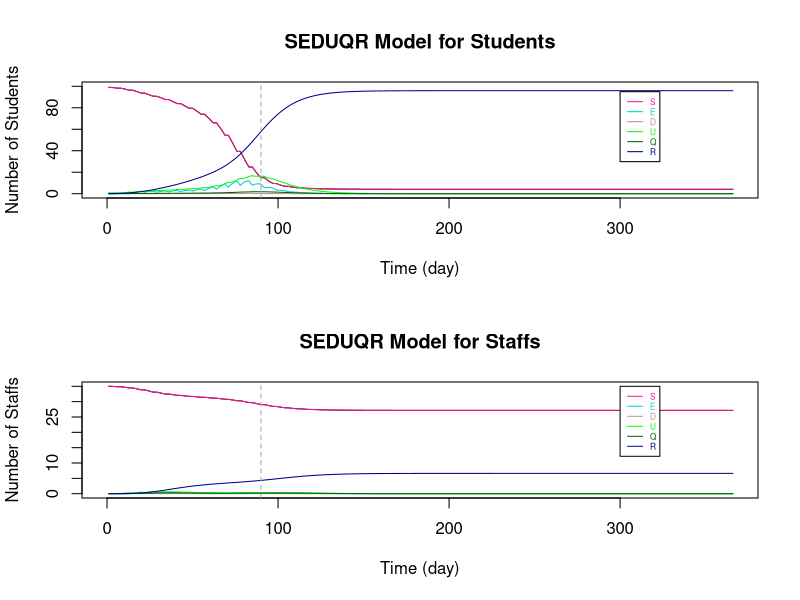

The R script that drew this image:
# Variation in Between Bubbles Contact Number = 1
# (da8)
###################################################################################################################

# Parameters
Ta = matrix(c(0.64,1), nrow = 2) # transmissibility of student and staff
Ca = matrix(c(0.79,1), nrow = 1)  # susceptibility of student and staff
tau = c(0.54, 0.54/2)  # individual transmission rate within and outside the bubble
# set p: the transmission rate: 
p1 = Ta %*% Ca
# p = (student-student same bubble, student-student different, staff-student, student-staff, staff-staff both teaching same or different bubbles)
p = c(p1[1,1]*tau[1], p1[1,1]*tau[2], p1[2,1]*tau[2], p1[1,2]*tau[2], p1[2,2]*tau[2]) #RHO

a = 0.2  # ALPHA: rate from latent to infection
d = c(0.1,0.3) # d:probability of an infection is detectable/symptomatic for student and staff
e = 0.138 # EPSILON: the relative transmission for undetectable compared to detectable
o = 0.75  # THETA: rate of getting quanrantined 
y = 0.1 # GAMMA:recovery rate (differ by age and compartments)

r.values = c(9,3,10,3,3)  # r:contact r people (should be changing with time), in the same order as p (RHO)

T = 366
N = 10 # student number in each bubble


###################################################################################################################

# Define dataframe - students bubbles 1-10 and total staff
# Define array 
B <- matrix(rep(0), T, 7)
A <- array(rep(B), dim = c(T, 7, 11))

A[,1,] <- 10 #  S
A[,7,] <- 10 #  N
A[,1,11] <- 30  # 30 staffs are S initially
A[,7,11] <- 55 #  55 staffs in total (20 of them work from home)
A[1,,1] <- c(9,1,0,0,0,0,10)   # initials

dimnames(A) <- list(1:T, c("S","E","D","U","Q","R","N"), c(sprintf("B%d", 1:10),"Staff"))  # name the array

head(A)
da8 <- as.data.frame(A)

###################################################################################################################

# Set initials
S <- matrix(rep(0), T+1, 10)
E <- matrix(rep(0), T+1, 10)
D <- matrix(rep(0), T+1, 10)
U <- matrix(rep(0), T+1, 10)
Q <- matrix(rep(0), T+1, 10)
R <- matrix(rep(0), T+1, 10)
r <- matrix(rep(0), T+1, 10)

S.Staff=S1=S2=S3=S4=S5=S6=S
E.Staff=E1=E2=E3=E4=E5=E6=E
D.Staff=D1=D2=D3=D4=D5=D6=D
U.Staff=U1=U2=U3=U4=U5=U6=U
Q.Staff=Q1=Q2=Q3=Q4=Q5=Q6=Q
R.Staff=R1=R2=R3=R4=R5=R6=R
r1=r2=r3=r4=r5=r

S5.diff=S2.diff=S
E5.diff=E2.diff=E
D5.diff=D2.diff=D
U5.diff=U2.diff=U
R5.diff=R2.diff=R
r5.diff=r2.diff=r

S.Staff.change = S.Staff

# Staff replacement
Staff.School = S.Staff  
Staff.rp = S.Staff  

# Tutorial Group
S.Std_Std = S
S.Std1=S.Std2=S
S.Stf=E.Stf=D.Stf=U.Stf=Q.Stf=R.Stf=S


###################################################################################################################
# The Symbols for the Dynamic system 

# STUDENTS
# S, E, D, U, Q, R : (without subscript of numbers) TOTAL number of students in each compartment (for an individual bubble)

# S1, E1, D1, U1, Q1, R1: TOTAL number of students in each compartments with ONLY the intractions WITHIN bubbles (for an individual bubble)

# S2.diff, E2.diff, D2.diff, U2.diff, R2.diff : TOTAL number of students that are not in the specified bubble (for an individual bubble)

# S2, E2, D2, U2, Q2, R2: CHANGE of number of students in each compartments by BETWEEN-BUBBLES interactions (for an individual bubble)

# S3, E3, D3, U3, Q3, R3 : CHANGE of number of students in each compartments by their teaching staffs (for an individual bubble)

# STAFFS
# S.Staff, E.Staff, D.Staff, U.Staff, Q.Staff, R.Staff : (without subscript of numbers) TOTAL number of STAFF in each compartment (for those teaching an individual bubble)

# S4, E4, D4, U4, Q4, R4: CHANGE of number of staffs in each compartments by the students they teach (for those teaching an individual bubble)

# S5.diff, E5.diff, D5.diff, U5.diff, R5.diff : TOTAL number of staffs that are not teaching the specified bubble (for those teaching an individual bubble)

# S5, E5, D5, U5, Q5, R5 : CHANGE of number of staffs in each compartments by staffs teaching other bubbles (for those teaching an individual bubble)

# S6, E6, D6, U6, Q6, R6 : CHANGE of number of staffs in each compartments by the staffs teaching the same bubble (for those teaching an individual bubble)

# r are the number of sesceptible contacts that an infection case would contact (vary with situations)

# Staff.School : the number of staff at school of teaching each bubble

# Staff.rp : the number of staff that can come to teach the bubble that were working from home

# TUTOR GROUP

# S.Std_Std : CHANGE of number of student in tutor group by infections within tutor group

# S.Std1 : CHANGE of number of student in bubble j by infections within tutor group

# S.Std2 : CHANGE of number of student in bubble j by infections from the tutor

# S.Stf, E.Stf, D.Stf, U.Stf, Q.Stf, R.Stf : Total number of tutors being infected in tutor group j

###################################################################################################################

# i : time step start from 1 
# j : bubble number 1 to 10

for (i in 1:T){
  for (j in 1:10){  
    
    ###### For STUDENTS
    
    # initals
    S[1,j] =  da8[1,paste("S.B", j, sep = "")]
    E[1,j] =  da8[1,paste("E.B", j, sep = "")]
    D[1,j] =  da8[1,paste("D.B", j, sep = "")]
    U[1,j] =  da8[1,paste("U.B", j, sep = "")]
    Q[1,j] =  da8[1,paste("Q.B", j, sep = "")]
    R[1,j] =  da8[1,paste("R.B", j, sep = "")]
    
    # STUDENT to STUDENT in the SAME BUBBLE
    S1[1,j] =  da8[1,paste("S.B", j, sep = "")]
    E1[1,j] =  da8[1,paste("E.B", j, sep = "")]
    D1[1,j] =  da8[1,paste("D.B", j, sep = "")]
    U1[1,j] =  da8[1,paste("U.B", j, sep = "")]
    Q1[1,j] =  da8[1,paste("Q.B", j, sep = "")]
    R1[1,j] =  da8[1,paste("R.B", j, sep = "")]
    r1[1,j] =  S[1,j]  # number of contact depends on how many S in the bubble
    
    # This formula comes from the dynamic equations (in powerpoint slide 4)
    S1[i+1,j] = S[i,j] - r1[i,j]*p[1]*(D[i,j]+e*U[i,j])
    E1[i+1,j] = E[i,j] + r1[i,j]*p[1]*(D[i,j]+e*U[i,j]) - a*E[i,j]
    D1[i+1,j] = D[i,j] + a*d[1]*E[i,j] - o*D[i,j]
    U1[i+1,j] = U[i,j] + a*(1-d[1])*E[i,j] - y*U[i,j]
    Q1[i+1,j] = Q[i,j] + o*D[i,j] - y*Q[i,j]
    R1[i+1,j] = R[i,j] + y*(Q[i,j]+U[i,j])
    r1[i+1,j] = S[i,j] 
    
    
    # STUDENT to STUDENT in DIFFERENT BUBBLES #
    # number of contact for each individual in bubble j to students in other bubbles
    r2.diff[1,j] =  1  # each student in j contact 1 students in other bubbles
    r2.diff[i+1,j] = r2.diff[i,j]    
    # the total number of contacts of the students in bubble j
    m = round(r2.diff[i,j]*(S[i,j]))  # only Susceptible individuals in j might be infected by students in other bubbles
    
    # inital values of total number of students at school not in bubble j
    # (only S,E,D,U are at school, currently not considered recovery come back to school yet)
    S2.diff[1,j] = 90
    E2.diff[1,j] = 0
    D2.diff[1,j] = 0
    U2.diff[1,j] = 0
    R2.diff[1,j] = 0
    
    # Subset for S,E,D,U compartments of all bubbles 
    all.S = (c(1:ncol(da8)) %% 7) == 1
    all.E = (c(1:ncol(da8)) %% 7) == 2
    all.D = (c(1:ncol(da8)) %% 7) == 3
    all.U = (c(1:ncol(da8)) %% 7) == 4
    all.R = (c(1:ncol(da8)) %% 7) == 6
    
    #total number of students at school not in bubble j (and not staff: the reason of removing the last column)
    # The number of S, E, D, U at time i, different to bubble j
    S2.diff[i,j] = round(sum((da8[i,(all.S)][,-j])[,c(1:ncol(da8[i,(all.S)][,-j])-1)]))
    E2.diff[i,j] = round(sum((da8[i,(all.E)][,-j])[,c(1:ncol(da8[i,(all.E)][,-j])-1)]))
    D2.diff[i,j] = round(sum((da8[i,(all.D)][,-j])[,c(1:ncol(da8[i,(all.D)][,-j])-1)]))
    U2.diff[i,j] = round(sum((da8[i,(all.U)][,-j])[,c(1:ncol(da8[i,(all.U)][,-j])-1)]))
    R2.diff[i,j] = round(sum((da8[i,(all.R)][,-j])[,c(1:ncol(da8[i,(all.R)][,-j])-1)]))
    
    # make a list of S, E, D, U not in bubble j (the times of repeat is the number of students in each compartment)
    list = c(rep("S", S2.diff[i,j]), rep("E", E2.diff[i,j]), rep("D", D2.diff[i,j]), rep("U", U2.diff[i,j]), rep("R", R2.diff[i,j]))
    
    #count the number of S,E,D,U that students in j contacted to
    # " sample(list, m, replace = TRUE) ": Randomly select m from list
    set.seed(123)
    countS = sum((sample(list, m, replace = TRUE))=="S") # for students in bubble j: the number of contact outside bubble j are S
    countE = sum((sample(list, m, replace = TRUE))=="E") # for students in bubble j: the number of contact outside bubble j are E
    countD = sum((sample(list, m, replace = TRUE))=="D") # for students in bubble j: the number of contact outside bubble j are D
    countU = sum((sample(list, m, replace = TRUE))=="U") # for students in bubble j: the number of contact outside bubble j are U
    countR = sum((sample(list, m, replace = TRUE))=="R") # for students in bubble j: the number of contact outside bubble j are R
    
    
    # The number of change in S and E compartments by interactions from other bubbles to bubbles j (only the partial effect)
    # initial (no intractions between bubbles at time 1)
    S2[1,j] = 0
    E2[1,j] = 0
    
    # The change in S and E for bubble j only depends on the number of:
    # 1. (   susceptible students in bubble j: r1[i,j] = S[i,j]   ) and 
    # 2. (   number of detectable/symtomatic and undetectable/asymtomatic that are contacted in other bubbles: countD+e*countU   
    #                                                        -- e is because the effectiveness on D and U in infection rate are different)
    S2[i+1,j] = -p[2]*(countD+e*countU)  # Only the change because of other bubbles
    E2[i+1,j] = p[2]*(countD+e*countU)  # Only the change because of other bubbles, so those Es goes into D/U compartments are included in E1
    
    
    # STAFF to STUDENTs they teach 
    # initial - there is no change of S and E initially
    S3[1,j] = 0
    E3[1,j] = 0
    r3[1,j] = r.values[3]
    
    # The change in S and E for bubble j depends on the number of D and U of staffs
    S3[i+1,j] = - r1[i,j]*p[3]*(D.Staff[i,j]+e*U.Staff[i,j])
    E3[i+1,j] = r1[i,j]*p[3]*(D.Staff[i,j]+e*U.Staff[i,j])   
    r3[i+1,j] =  S[i,j]
    
    
    
    ### TUTOR GROUP
    
    # STUDENTs TO STUDENTs in the same tutorial group
    
    # A tutor group contains 2 bubbles of students and a staff that is not teaching the bubbles
    # With the tutor meeting of 15mins and a typical school day of 6 hours, the time length of contact is 1/24 of that in a bubble
    # initial (S.Std_Std is the change of S in tutor group j with students in both bubble j and 11-j)
    S.Std_Std[1,] = c(rep(0,10))  # S.Std_Std : total change of students in tutor group
    S.Std1[1,] = c(rep(0,10))
    
    
    # The change of S for tutor group j with students in both bubble j and 11-j
    if (j <= 5){ # 5 tutor groups in total
      S.Std_Std[i+1,j] = - (S[i,j]+S[i,11-j])*p[1]*((D[i,j]+e*U[i,j])+(D[i,11-j]+e*U[i,11-j]))*1/24
      
      # As the change is less than 0.5, separate the new cases of infections according to the percentage of S in each bubble
      if (S[i,j]+S[i,11-j] > 0){
        S.Std1[i+1,j] = S.Std_Std[i+1,j]*S[i,j]/(S[i,j]+S[i,11-j])  # S.Std1 : total change of students in  bubble j by having tutor group
        S.Std1[i+1,11-j] = S.Std_Std[i+1,j]*S[i,11-j]/(S[i,j]+S[i,11-j])
      }
      
      else{
        S.Std1[i+1,j] = 0
        S.Std1[i+1,11-j] = 0
      }
    }
    
    else{ # avoid to count the infections twice
    }
    
    
    # STAFF TO STUDENTs in the same tutorial group
    
    # There is only 1 staff for each tutor group
    # S.Std2 : the change of studnets in bubble j by infections from the tutor
    # initial - there is no change of S and E initially
    S.Std2[1,] = c(rep(0,10)) 
    
    # The change of S for tutor group j with students in both bubble j and 11-j
    if (j <= 5){ # 5 tutor groups in total
      if (S[i,j]+S[i,11-j] > 0){
        S.Std2[i+1,j] = - ((S[i,j]+S[i,11-j])*p[3]*(D.Stf[i,j]+e*U.Stf[i,j])*1/24)*(S[i,j]/(S[i,j]+S[i,11-j]))
        S.Std2[i+1,11-j] = - ((S[i,j]+S[i,11-j])*p[3]*(D.Stf[i,j]+e*U.Stf[i,j])*1/24)*(S[i,11-j]/(S[i,j]+S[i,11-j]))
      }
      
      else{
        S.Std2[i+1,j] = 0
        S.Std2[i+1,11-j] = 0
      }
    }
    
    else{ # avoid to count the infections twice
    }
    
    
    
    # TOTAL on STUDNETS 
    if (S1[i+1,j] + S2[i+1,j] + S3[i+1,j] + S.Std1[i+1,j] + S.Std2[i+1,j] >= 0){   # The total number of S has to be >= 0
      S[i+1,j] = S1[i+1,j] + S2[i+1,j] + S3[i+1,j] + S.Std1[i+1,j] + S.Std2[i+1,j]
      E[i+1,j] = E1[i+1,j] + E2[i+1,j] + E3[i+1,j] - S.Std1[i+1,j] - S.Std2[i+1,j]
    }
    else {  # If not, S = 0, 
      #         E = previous (time step) amout of E - the same amount of students reduced in S compartment - those move to the next compartments
      S[i+1,j] = 0
      E[i+1,j] = E[i,j] - (S[i+1,j]-S[i,j]) - a*E[i,j]
    }
    
    D[i+1,j] = D1[i+1,j]
    U[i+1,j] = U1[i+1,j]
    Q[i+1,j] = Q1[i+1,j]
    R[i+1,j] = R1[i+1,j]
    
    
    ###### For STAFF
    
    # Assume there are 55 staffs in total, initially 30 of them teach students. 
    # The overall effect on STAFF (stdent -> staff  &   staff -> staff in same / different bubble)
    
    # initials
    S.Staff[1,] =  3
    E.Staff[1,] =  0
    D.Staff[1,] =  0
    U.Staff[1,] =  0
    Q.Staff[1,] =  0
    R.Staff[1,] =  0
    
    # STUDENT to STAFF
    # initials
    S4[1,j] = 0
    r4[1,j] = r.values[4]  
    
    # Only S and E compartments will change directly by the infection cause by studnets (E3 = -S3)
    S4[i+1,j] = - r4[i]*p[4]*(D[i,j]+e*U[i,j])
    r4[i+1,j] = S.Staff[i,j]
    
    
    # STAFF to STAFF (teach same bubble)
    # initials
    S6[1,j] = 0
    
    # Only S and E compartments will change directly by the infection cause by staffs teach same bubble (E6 = -S6)
    S6[i+1,j] = - r4[i]*p[5]*(D.Staff[i,j]+e*U.Staff[i,j])
    
    
    # STAFF to STAFF (teach different bubbles)
    # number of contact for each individual staff teach bubble j to the staffs teach other bubbles
    r5.diff[1,j] =  1  # each staff teach j contact 1 staffs teach other bubbles
    r5.diff[i+1,j] = r5.diff[i,j]    
    # the total number of contacts of the students in bubble j
    m.Staff = round(r5.diff[i,j]*(S.Staff[i,j]))  # only Susceptible staffs in j might be infected 
    
    # inital values of total number of staff at school not teach bubble j
    # (only S,E,D,U are at school, currently not considered recovery come back to school yet)
    S5.diff[1,] = 27
    E5.diff[1,] = 0
    D5.diff[1,] = 0
    U5.diff[1,] = 0
    R5.diff[1,] = 0
    
    # The number of S, E, D, U at time i, not teaching to bubble j
    S5.diff[i,j] = round(sum(S.Staff[i,])-S.Staff[i,j])
    E5.diff[i,j] = round(sum(E.Staff[i,])-E.Staff[i,j])
    D5.diff[i,j] = round(sum(D.Staff[i,])-D.Staff[i,j])
    U5.diff[i,j] = round(sum(U.Staff[i,])-U.Staff[i,j])
    R5.diff[i,j] = round(sum(R.Staff[i,])-R.Staff[i,j])
    
    # make a list of S, E, D, U not teach bubble j (the times of repeat is the number of staff in each compartment)
    list.Staff = c(rep("S", S5.diff[i,j]), rep("E", E5.diff[i,j]), rep("D", D5.diff[i,j]), rep("U", U5.diff[i,j]), rep("R", R5.diff[i,j]))
    
    #count the number of S,E,D,U that staffs teaching bubble j contacted to
    # " sample(list.Staff, m.Staff, replace = TRUE) ": Randomly select m.Staff from list
    set.seed(123)
    count.StaffS = sum((sample(list.Staff, m.Staff, replace = TRUE))=="S") # for students in bubble j: the number of contact outside bubble j are S
    count.StaffE = sum((sample(list.Staff, m.Staff, replace = TRUE))=="E") # for students in bubble j: the number of contact outside bubble j are E
    count.StaffD = sum((sample(list.Staff, m.Staff, replace = TRUE))=="D") # for students in bubble j: the number of contact outside bubble j are D
    count.StaffU = sum((sample(list.Staff, m.Staff, replace = TRUE))=="U") # for students in bubble j: the number of contact outside bubble j are U
    count.StaffR = sum((sample(list.Staff, m.Staff, replace = TRUE))=="R") # for students in bubble j: the number of contact outside bubble j are R
    
    # The number of change in S and E compartments by staffs teach j and other staffs contacts
    # initial (no transmission at time 1)
    S5[1,j] = 0
    
    # The change in S and E for staffs teach bubble j only depends on the number of:
    # 1. (   susceptible staffs teach bubble j: r5[i,j] = S.Staff[i,j]   ) and 
    # 2. (   number of detectable/symtomatic and undetectable/asymtomatic staffs teach other bubbles: count.StaffD+e*count.StaffU
    #                                                        -- e is because the effectiveness on D and U in infection rate are different)
    S5[i+1,j] = - p[5]*(count.StaffD+e*count.StaffU)  # Only the change because of staff teach other bubbles
    # E5 = -S5
    
    
    # TUTOR GROUP
    
    # The STUDENTS in the tutor group to STAFF
    # Assume for tutor group 1-5, the tutor is not teaching any bubbles
    # There is no staff to replace tutor if he is infected, but he will work again when he has recovered
    # initial - there is no change of S and E initially
    S.Stf[1,] = c(rep(1,5), rep(0,5)) 
    E.Stf[1,] = D.Stf[1,] = U.Stf[1,] = Q.Stf[1,] = R.Stf[1,] = rep(0,10)
    
    
    # The total number of S for staff in tutor group j 
    if (j <= 5){ # 5 tutor groups in total
      if (S.Stf[i,j] > 0){
        S.Stf[i+1,j] = S.Stf[i,j] - S.Stf[i,j]*p[4]*((D[i,j]+e*U[i,j])+(D[i,11-j]+e*U[i,11-j]))*1/24
      }
      
      else{
        S.Stf[i+1,j] = 0
      }
    }
    
    else{ # avoid to count the infections twice
      S.Stf[i+1,j] = 0
    }
    
    E.Stf[i+1,j] = E.Stf[i,j] + (S.Stf[i+1,j] - S.Stf[i,j]) - a*E.Stf[i,j]
    D.Stf[i+1,j] = D.Stf[i,j] + a*d[1]*E.Stf[i,j] - o*D.Stf[i,j]
    U.Stf[i+1,j] = U.Stf[i,j] + a*(1-d[1])*E.Stf[i,j] - y*U.Stf[i,j]
    Q.Stf[i+1,j] = Q.Stf[i,j] + o*D.Stf[i,j] - y*Q.Stf[i,j]
    R.Stf[i+1,j] = R.Stf[i,j] + y*(Q.Stf[i,j]+U.Stf[i,j])
    
    
    # TOTAL on STAFF
    # the total change of staff
    
    S.Staff.change[1,j] = 0
    S.Staff.change[i+1,j] = -(S4[i+1,j] + S5[i+1,j] + S6[i+1,j])    
    
    # With larger number in each group, remove the overlapping cases of new infection by:
    # (There might be chance an individual staff is infected by both students he teach and other staff he contact with)
    # Here, use randomly choosing to reduce the overlapping change effect
    # # # count.StaffS_overlap = - round(S3[i+1,j] + S5[i+1,j] + S6[i+1,j]) # the infected cases/the change in S (with overlap)
    
    # This formula comes from the dynamic equations (in powerpoint slide 4)
    S.Staff[i+1,j] = S.Staff[i,j] - S.Staff.change[i+1,j]
    E.Staff[i+1,j] = E.Staff[i,j] + S.Staff.change[i+1,j] - a*E.Staff[i,j]
    D.Staff[i+1,j] = D.Staff[i,j] + a*d[2]*E.Staff[i,j] - o*D.Staff[i,j]
    U.Staff[i+1,j] = U.Staff[i,j] + a*(1-d[2])*E.Staff[i,j] - y*U.Staff[i,j]
    Q.Staff[i+1,j] = Q.Staff[i,j] + o*D.Staff[i,j] - y*Q.Staff[i,j]
    R.Staff[i+1,j] = R.Staff[i,j] + y*(Q.Staff[i,j]+U.Staff[i,j])
    
    
    # STAFF replacement (remove this part to see if there is no extra staff that teaching the same course)
    # We assume initially 30 out of 55 staffs are teaching bubbles and the other 20 staffs are working from home.
    # Assume each bubble has 3 teaching staff and 2 other staffs working from home that can teach the same course.
    # If one of the staff was teaching at school is isolated, a staff that is "teaching the same course" will come back to school and teach the bubble. (within 24h)
    # When an istolated staff is recovered, he will come back to school on the next day. (within 24h)
    # If that result in more than 3 staffs teaching the bubble, let some susceptible staffs to work from home.  
    # So, each bubble will have 3 teaching staffs until there are not enough staffs available.
    
    Staff.rp[1,j] = 2  # the staff can come to teach in the next day that are working from home
    Staff.School[1,j] = 3  # total number of staffs that are teaching the bubble
    Staff.School[i,j] = S.Staff[i,j] + E.Staff[i,j] + D.Staff[i,j] + U.Staff[i,j] + R.Staff[i,j]
    
    if (Staff.School[i,j] < 3) {  # if the number of staff teaching bubble j is less than 3
      
      if ((3 - Staff.School[i,j]) <= Staff.rp[i,j]) {  # if there are enough staff to come back and teach
        S.Staff[i+1,j] = S.Staff[i+1,j] + (3 - Staff.School[i,j])
        Staff.rp[i+1,j] = Staff.rp[i,j] - (3 - Staff.School[i,j])
      }
      
      else{  # if there is not enought staff to come back and teach
        S.Staff[i+1,j] = S.Staff[i+1,j] + Staff.rp[i,j]
        Staff.rp[i+1,j] = 0
      }
    }
    
    else{  
      if (round(Staff.School[i,j]) > 3) { # if after the staff combing back from isolation, there are more than 3 staffs teaching the bubble j
        S.Staff[i+1,j] = S.Staff[i+1,j] - (Staff.School[i,j] - 3)
        Staff.rp[i+1,j] = Staff.rp[i,j] + (Staff.School[i,j] - 3)
      } 
      
      else {# if there are 3 staffs teaching the bubble j
        S.Staff[i+1,j] = S.Staff[i+1,j]
        Staff.rp[i+1,j] = Staff.rp[i,j] 
      }
    }
    
    
    
    # The change on Weekends
    # There will not be new infections from 0 A.M. on Saturday till 0 A.M. on the following Monday
    
    offschool = c(seq(0,T,7)-1,seq(0,T,7)-0)
    
    if (!is.na(match(i, setdiff(0:T,offschool))) == TRUE){  #if time i is weekday
    }
    
    else{  #if time i is weekend
      S[i+1,j] = S[i,j]
      E[i+1,j] = E[i,j] - a*E[i,j]
      
      S.Staff[i+1,j] = S.Staff[i,j]
      E.Staff[i+1,j] = E.Staff[i,j] - a*E.Staff[i,j]
      
    }
    
    # Add the results of each time step i and each bubble j of each compartments to the dataframe da8
    da8[i,paste("S.B", j, sep = "")] <- S[i,j]
    da8[i,paste("E.B", j, sep = "")] <- E[i,j]
    da8[i,paste("D.B", j, sep = "")] <- D[i,j]
    da8[i,paste("U.B", j, sep = "")] <- U[i,j]
    da8[i,paste("Q.B", j, sep = "")] <- Q[i,j]
    da8[i,paste("R.B", j, sep = "")] <- R[i,j]
    
    da8[i,paste("S.", "Staff", sep = "")] <- sum(S.Staff[i,]) + sum(S.Stf[i,])
    da8[i,paste("E.", "Staff", sep = "")] <- sum(E.Staff[i,]) + sum(E.Stf[i,])
    da8[i,paste("D.", "Staff", sep = "")] <- sum(D.Staff[i,]) + sum(D.Stf[i,])
    da8[i,paste("U.", "Staff", sep = "")] <- sum(U.Staff[i,]) + sum(U.Stf[i,])
    da8[i,paste("Q.", "Staff", sep = "")] <- sum(Q.Staff[i,]) + sum(Q.Stf[i,])
    da8[i,paste("R.", "Staff", sep = "")] <- sum(R.Staff[i,]) + sum(R.Stf[i,])
    
    # Sum up the total dynamic of students for all bubbles
    da8$S.Student[i] <- sum(S[i,])
    da8$E.Student[i] <- sum(E[i,])
    da8$D.Student[i] <- sum(D[i,])
    da8$U.Student[i] <- sum(U[i,])
    da8$Q.Student[i] <- sum(Q[i,])
    da8$R.Student[i] <- sum(R[i,])
    da8$N.Student[i] <- 100
    
  }
}

# Add extra columns 
for (i in 1:T){
  
  # total number of Staffs working from home
  da8$Staff.rp[i] <- sum(Staff.rp[i,])  
  
  # reproduction rate Rt
  da8$Rt.Student[i] <- (da8$E.Student[i+1] + da8$D.Student[i+1] + da8$U.Student[i+1] + da8$Q.Student[i+1]) / 
    (da8$E.Student[i] + da8$D.Student[i] + da8$U.Student[i] + da8$Q.Student[i])
  
  da8$Rt.Staff[i] <- (da8$E.Staff[i+1] + da8$D.Staff[i+1] + da8$U.Staff[i+1] + da8$Q.Staff[i+1]) / 
    (da8$E.Staff[i] + da8$D.Staff[i] + da8$U.Staff[i] + da8$Q.Staff[i])
}



###################################################################################################################
# Plot SEDUQR graphs
par(mfrow=c(2, 1), lwd=1)

# Students
X_lim <- seq(1,T,by=1)
plot(da8$S.Student~X_lim, pch=15, col="black", main = "SEDUQR Model for Students", type = "l", xlab = "Time (day)", ylab = "Number of Students", xlim = c(0,T), ylim = c(0,100))

lines(da8$S.Student, col="DeepPink", lty=1)
lines(da8$E.Student, col="darkTurquoise", lty=1)
lines(da8$D.Student, col="RosyBrown", lty=1)
lines(da8$U.Student, col="green", lty=1)
lines(da8$Q.Student, col="darkgreen", lty=1)
lines(da8$R.Student, col="darkblue", lty=1)

legend(300, 95 ,c("S","E","D", "U", "Q", "R"),col=c("DeepPink","darkTurquoise","RosyBrown", "green", "darkgreen", "darkblue"),
       text.col=c("DeepPink","darkTurquoise","RosyBrown", "green", "darkgreen", "darkblue"),lty=c(1,1,1,1,1,1),
       cex=0.5)

abline(v=90,col="dark grey", lty=2)

# Staffs
X_lim <- seq(1,T,by=1)
plot(da8$S.Staff~X_lim, pch=15, col="black", main = "SEDUQR Model for Staffs", type = "l", xlab = "Time (day)", ylab = "Number of Staffs", xlim = c(0,T), ylim = c(0,35))

lines(da8$S.Staff, col="DeepPink", lty=1)
lines(da8$E.Staff, col="darkTurquoise", lty=1)
lines(da8$D.Staff, col="RosyBrown", lty=1)
lines(da8$U.Staff, col="green", lty=1)
lines(da8$Q.Staff, col="darkgreen", lty=1)
lines(da8$R.Staff, col="darkblue", lty=1)

legend(300, 35,c("S","E","D", "U", "Q", "R"),col=c("DeepPink","darkTurquoise","RosyBrown", "green", "darkgreen", "darkblue"),
       text.col=c("DeepPink","darkTurquoise","RosyBrown", "green", "darkgreen", "darkblue"),lty=c(1,1,1,1,1,1),
       cex=0.5)

abline(v=90,col="dark grey", lty=2)
